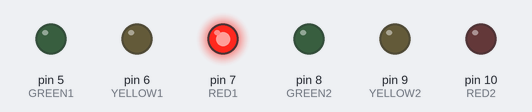
Bench run of a program on a simulated Arduino Uno, built with avr-gcc and run on an emulated ATmega328P. On the bench: output pins drawn as LEDs (lit = HIGH).

Above: at 0.2 s.
At 2.4 s:
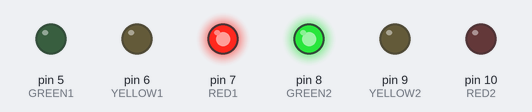
At 5.5 s:
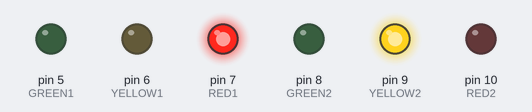
At 6.8 s:
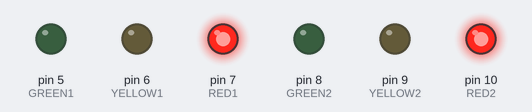
At 9.0 s:
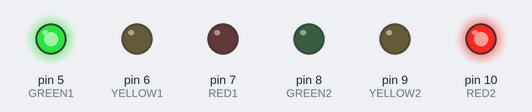
At 12.1 s:
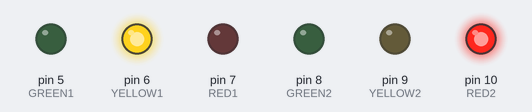
Timing chart, 0 to 17.2 s (numbered marks = the images above):
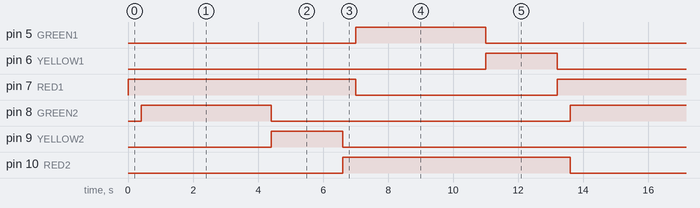

Measured:
- by itself, pin 5 (GREEN1), pin 8 (GREEN2): alternates HIGH for 4.0 s and LOW for 9.2 s
- by itself, pin 6 (YELLOW1), pin 9 (YELLOW2): alternates HIGH for 2.2 s and LOW for 11.0 s
- by itself, pin 7 (RED1), pin 10 (RED2): alternates HIGH for 7.0 s and LOW for 6.2 s

The program:

main.cpp
```cpp
#include <Arduino.h>

#define RED1 7
#define YELLOW1 6
#define GREEN1 5
#define RED2 10
#define YELLOW2 9
#define GREEN2 8

int num = 0;

void lights(){

  switch(num){

    case 0:
      digitalWrite(RED1,HIGH);
      digitalWrite(YELLOW1,LOW);
      delay(400);
      digitalWrite(RED2,LOW);
      digitalWrite(GREEN2,HIGH);
      delay(4000);
      num++;
      break;

      case 1:
      digitalWrite(YELLOW2,HIGH);
      digitalWrite(GREEN2,LOW);
      delay(2200);
      num++;
      break;

    case 2:
      digitalWrite(RED2,HIGH);
      digitalWrite(YELLOW2,LOW);
      delay(400);
      digitalWrite(RED1,LOW);
      digitalWrite(GREEN1,HIGH);
      delay(4000);
      num++;
      break;

    case 3:
      digitalWrite(YELLOW1,HIGH);
      digitalWrite(GREEN1,LOW);
      delay(2200);
      num=0;
      break;


  }


}

void setup() {
  // put your setup code here, to run once:
  pinMode(RED1,OUTPUT);
  pinMode(YELLOW1,OUTPUT);
  pinMode(GREEN1,OUTPUT);
  pinMode(RED2,OUTPUT);
  pinMode(YELLOW2,OUTPUT);
  pinMode(GREEN2,OUTPUT);
  Serial.begin(9600);

}

void loop() {
  // put your main code here, to run repeatedly:
  lights();

}
```
